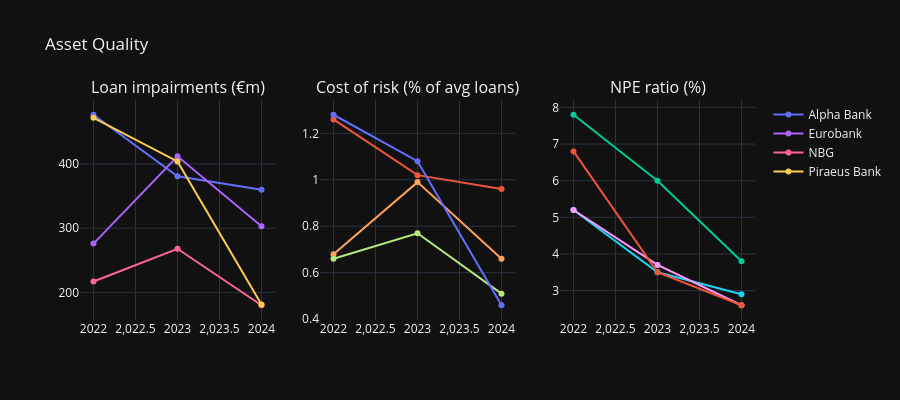

Notebook code cell kept with this figure:
### Markdown cell above
## 2. Asset Quality

Loan impairments, cost of risk (impairments / average net loans) and the NPE ratio as reported by each bank.

### Code cell
fig = make_subplots(rows=1, cols=3, subplot_titles=('Loan impairments (€m)', 'Cost of risk (% of avg loans)', 'NPE ratio (%)'))

for i, bank in enumerate(df['bank'].unique()):
    bank_data = df[df['bank'] == bank].sort_values('year')
    fig.add_trace(go.Scatter(x=bank_data['year'], y=bank_data['impairment'].abs(), mode='lines+markers', name=bank), row=1, col=1)
    fig.add_trace(go.Scatter(x=bank_data['year'], y=bank_data['cost_of_risk'], mode='lines+markers', name=bank, showlegend=False), row=1, col=2)
    fig.add_trace(go.Scatter(x=bank_data['year'], y=bank_data['npe_ratio'], mode='lines+markers', name=bank, showlegend=False), row=1, col=3)

fig.update_layout(title='Asset Quality', template='plotly_dark', height=400)
fig.show()

### Figure 1 — Plotly figure (JSON) as saved in the notebook; plotly's stock layout.template omitted (floating-point values rounded to 4 significant figures)
{"data": [{"mode": "lines+markers", "name": "Alpha Bank", "type": "scatter", "x": [2022, 2023, 2024], "xaxis": "x", "y": [476.7, 381.0, 360.0], "yaxis": "y"}, {"mode": "lines+markers", "name": "Alpha Bank", "showlegend": false, "type": "scatter", "x": [2022, 2023, 2024], "xaxis": "x2", "y": [1.26, 1.02, 0.96], "yaxis": "y2"}, {"mode": "lines+markers", "name": "Alpha Bank", "showlegend": false, "type": "scatter", "x": [2022, 2023, 2024], "xaxis": "x3", "y": [7.8, 6.0, 3.8], "yaxis": "y3"}, {"mode": "lines+markers", "name": "Eurobank", "type": "scatter", "x": [2022, 2023, 2024], "xaxis": "x", "y": [276.0, 412.0, 303.0], "yaxis": "y"}, {"mode": "lines+markers", "name": "Eurobank", "showlegend": false, "type": "scatter", "x": [2022, 2023, 2024], "xaxis": "x2", "y": [0.68, 0.99, 0.66], "yaxis": "y2"}, {"mode": "lines+markers", "name": "Eurobank", "showlegend": false, "type": "scatter", "x": [2022, 2023, 2024], "xaxis": "x3", "y": [5.2, 3.5, 2.9], "yaxis": "y3"}, {"mode": "lines+markers", "name": "NBG", "type": "scatter", "x": [2022, 2023, 2024], "xaxis": "x", "y": [217.0, 268.0, 180.0], "yaxis": "y"}, {"mode": "lines+markers", "name": "NBG", "showlegend": false, "type": "scatter", "x": [2022, 2023, 2024], "xaxis": "x2", "y": [0.66, 0.77, 0.51], "yaxis": "y2"}, {"mode": "lines+markers", "name": "NBG", "showlegend": false, "type": "scatter", "x": [2022, 2023, 2024], "xaxis": "x3", "y": [5.2, 3.7, 2.6], "yaxis": "y3"}, {"mode": "lines+markers", "name": "Piraeus Bank", "type": "scatter", "x": [2022, 2023, 2024], "xaxis": "x", "y": [472.0, 404.0, 181.0], "yaxis": "y"}, {"mode": "lines+markers", "name": "Piraeus Bank", "showlegend": false, "type": "scatter", "x": [2022, 2023, 2024], "xaxis": "x2", "y": [1.28, 1.08, 0.46], "yaxis": "y2"}, {"mode": "lines+markers", "name": "Piraeus Bank", "showlegend": false, "type": "scatter", "x": [2022, 2023, 2024], "xaxis": "x3", "y": [6.8, 3.5, 2.6], "yaxis": "y3"}], "layout": {"annotations": [{"font": {"size": 16}, "showarrow": false, "text": "Loan impairments (€m)", "x": 0.1444, "xanchor": "center", "xref": "paper", "y": 1.0, "yanchor": "bottom", "yref": "paper"}, {"font": {"size": 16}, "showarrow": false, "text": "Cost of risk (% of avg loans)", "x": 0.5, "xanchor": "center", "xref": "paper", "y": 1.0, "yanchor": "bottom", "yref": "paper"}, {"font": {"size": 16}, "showarrow": false, "text": "NPE ratio (%)", "x": 0.8556, "xanchor": "center", "xref": "paper", "y": 1.0, "yanchor": "bottom", "yref": "paper"}], "height": 400, "title": {"text": "Asset Quality"}, "xaxis": {"anchor": "y", "domain": [0.0, 0.2889]}, "xaxis2": {"anchor": "y2", "domain": [0.3556, 0.6444]}, "xaxis3": {"anchor": "y3", "domain": [0.7111, 1.0]}, "yaxis": {"anchor": "x", "domain": [0.0, 1.0]}, "yaxis2": {"anchor": "x2", "domain": [0.0, 1.0]}, "yaxis3": {"anchor": "x3", "domain": [0.0, 1.0]}}}
